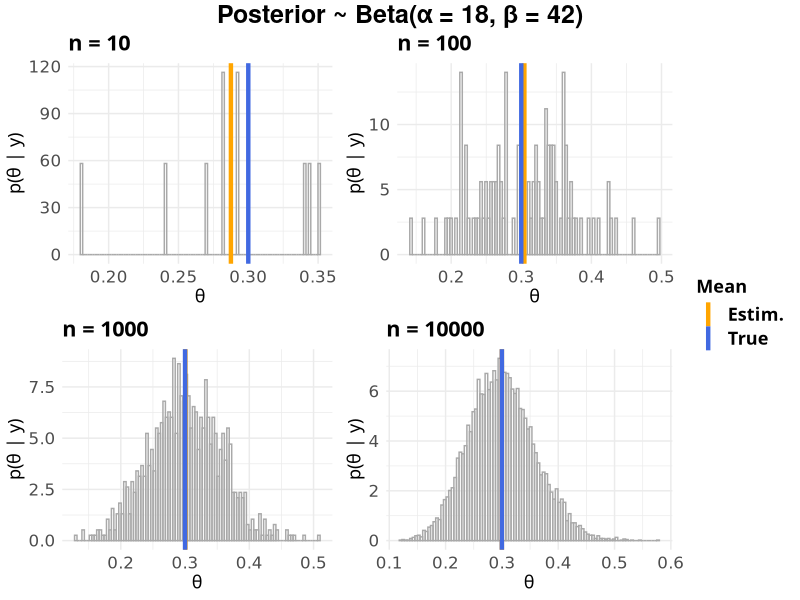

Here is the R script that generated this plot:
# libraries
library(ggplot2)
library(gridExtra)
library(grid)

# Set seed
set.seed(12345)

# Given:
s <- 13
n <- 50
f <- n - s
alpha_0 <- 5
beta_0 <- 5

# Beta Posterior distribution
beta_posterior <- function(n){
  rbeta(n = n, shape1 = alpha_0 + s, shape2 = beta_0 + f)
}

# True expected value and standard deviation
expected_value <- (alpha_0 + s)/ ((alpha_0 + s) + (beta_0 + f))

variance <- (alpha_0 + s) * (beta_0 + f)/(((alpha_0 + s) + (beta_0 + f))**2*
                                            (alpha_0 + s + beta_0 + f + 1))
std <- variance**0.5

# Theta values generated from beta posterior for different n
df <- data.frame(theta_10 = beta_posterior(n = 10),
                 theta_100 = beta_posterior(n = 100),
                 theta_1000 = beta_posterior(n = 1000),
                 theta_10000 = beta_posterior(n = 10000))


## ggplot2 common theme
dejavu_layer <- list(
  theme_minimal(),
  theme(
    text = element_text(family = "Bitter",
                        face = "bold",
                        size = 13),
    title = element_text(size = 13),
    legend.text = element_text(size = 13),
    axis.text = element_text(size = 12,
                             family = "DejaVuSans",
                             face = "plain"),
    axis.title = element_text(size = 13,
                              face = "plain")
  )
)

# Plots for different n values

plot_fun <- function(col_name, title){
  pl <- ggplot(df) +
    dejavu_layer +
    geom_histogram(aes_string(x = col_name, y = "..density.."),
                   fill = "white",
                   bins = 100,
                   color = "darkgrey",
                   alpha = 0.3) +
    geom_vline(aes(xintercept = mean(df[[col_name]]), color = "Estim."),
               size = 1.5) +
    geom_vline(aes(xintercept = expected_value, color = "True"),
               size = 1.5) +
    scale_color_manual(name = "Mean",
                       values = c(Estim. = "orange", True = "royalblue")) +
    labs(title = title,
         x = "θ",
         y = "p(θ | y)")

  return(pl)
}

pl1 <- plot_fun("theta_10", "n = 10")
pl2 <- plot_fun("theta_100", "n = 100")
pl3 <- plot_fun("theta_1000", "n = 1000")
pl4 <- plot_fun("theta_10000", "n = 10000")

# Extract the legend
g_legend<-function(a.gplot){
  tmp <- ggplot_gtable(ggplot_build(a.gplot))
  leg <- which(sapply(tmp$grobs, function(x) x$name) == "guide-box")
  legend <- tmp$grobs[[leg]]
  return(legend)
}

shared_legend <- g_legend(pl4)

g <- grid.arrange(arrangeGrob(pl1 + theme(legend.position = "none"),
                              pl2 + theme(legend.position = "none"),
                              pl3 + theme(legend.position = "none"),
                              pl4 + theme(legend.position = "none"),
                              ncol = 2),
             top = textGrob("Posterior ~ Beta(α = 18, β = 42)",
                            gp = gpar(fontsize = 18, fontface = "bold")),
             shared_legend,
             heights = c(10, 0),
             widths = c(8.5, 1.5))

#ggsave("binom.png", g, dpi = 400)

